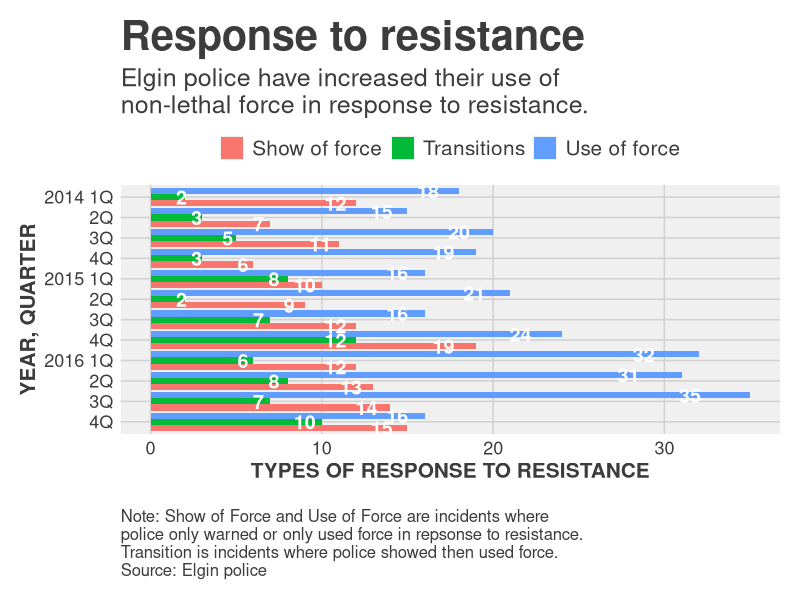

R code for this plot:
# Let's load our new dataframes

library(readr)
df <- read_csv("dfsubset.csv")

names(df)
# load in ggplot and themes
library(ggplot2)
library(ggthemes)

#---------------------
# This function set styles for the chart
# Be sure to run it before you plot


theme_gfx <- function(...) {
  theme_fivethirtyeight() +
    theme(
      plot.background = element_rect(fill = "white"),
      legend.background = element_rect(fill = "white"),
      plot.title = element_text(size = 30),
      plot.subtitle = element_text(size = 18),
      legend.text=element_text(size=15),
      axis.title=element_text(size=15, face="bold"),
      axis.text=element_text(size=13),
      plot.caption=element_text(size=12, hjust=0),
      # This puts the legend across the top
      legend.position="top", 
      legend.direction="horizontal",
      # removes label for legend
      legend.title = element_blank(),
      ...
    )
}

#----Set up plot for print and online --------

#dev.cur()
#pdf(file="ggplotGroupedBars.pdf", width = 7, height = 12) 
#png(filename = "ggplotGroupedBars.png",width = 600, height = 800, units = "px")

#-----Insert plot here -------------

grouped <- ggplot(df) + 
  aes(x = reorder(Year_Quarter, -sort),
      value,
      fill = set,
      label = value) + 
  geom_bar(stat = "identity", position = position_dodge(width = NULL)) + 
  coord_flip() + theme_gfx()

# add all the titles.
grouped <- grouped + labs(
  title="Response to resistance", # your headline
  subtitle="Elgin police have increased their use of\nnon-lethal force in response to resistance.",
  x="YEAR, QUARTER", 
  y="TYPES OF RESPONSE TO RESISTANCE",
  caption="\nNote: Show of Force and Use of Force are incidents where \npolice only warned or only used force in repsonse to resistance. \nTransition is incidents where police showed then used force. \nSource: Elgin police")

# Here's where we go further in formating the bar values
# you'll need to edit x, y and label with appropriate values
grouped <- grouped + geom_text(
  position = position_dodge(width = 0.9), 
  aes(x = Year_Quarter, 
      y = value - (value * 0.1), 
      vjust = 0.5,
      label = value),
  size=5,
  fontface="bold",
  color="white"
  )

# Finally, let's make the axis labels better
# Reverse order since we resorted the bars
grouped <- grouped + scale_x_discrete(
  labels=c("4Q","3Q","2Q","2016 1Q","4Q","3Q","2Q","2015 1Q","4Q","3Q","2Q","2014 1Q")
)

grouped

#----- End plot --------------

#dev.off() 
